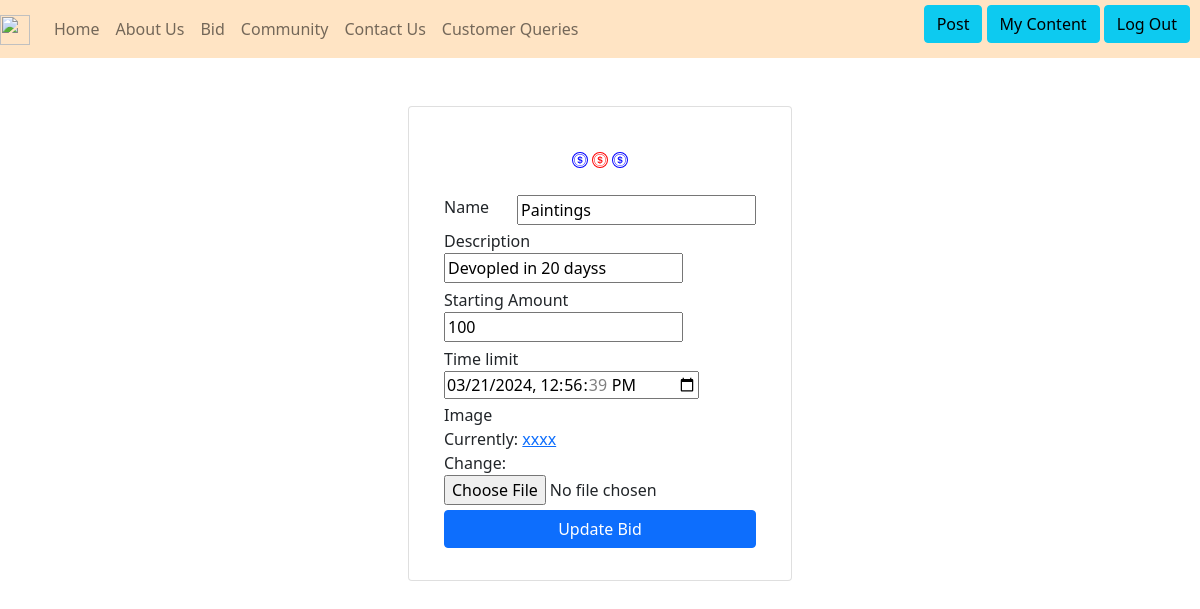
/bid/1 (signed in), run on the app's committed database.
### bid/models.py (models this page shows, shortened)
class BidPosts(models.Model):
    image = models.ImageField(upload_to='uploads/bid/')
    name = models.CharField(max_length=30)
    description = models.CharField(max_length=200)
    user_created =models.ForeignKey(User, on_delete=models.CASCADE, related_name='created_bids')
    user_assigned =models.ForeignKey(User, on_delete=models.CASCADE,  related_name='assigned_bids')
    amount_initial = models.IntegerField()
    amount_final = models.IntegerField()
    time_limit = models.DateTimeField()
    Status = models.IntegerField()

### bid/views.py (the view)
# urls.py: path('<int:post_id>', views.update_page_view, name='update_bid'),
def update_page_view(request, post_id):
    if request.user.is_authenticated:
        try:
            post = BidPosts.objects.get(id=post_id)
        except BidPosts.DoesNotExist:
            raise Http404("Post does not exist")
        if request.method == 'POST':
            form = BidCreation(request.POST)
            if form.is_valid():
                post.name = form.cleaned_data['name']
                post.description = form.cleaned_data['description']
                post.amount_initial = form.cleaned_data['amount_initial']
                post.time_limit = form.cleaned_data['time_limit']
                post.image = form.cleaned_data['image']
                post.save()
                return redirect('myposts')
        else:
            form = BidCreation(initial={
                'name': post.name,
                'description': post.description,
                'amount_initial': post.amount_initial,
                'time_limit': post.time_limit,
                'image': post.image
            })
        return render(request, 'update.html', {'form': form})
    return redirect('login')

### bid/forms.py
class BidCreation(forms.Form):
    image = forms.ImageField()
    min_length = 2
    max_length = 20
    message_lt_min = f"Should have at least {min_length} characters."
    message_ht_max = f"Should have at most{max_length} characters."
    name = forms.CharField(validators=[
    validators.MinLengthValidator(min_length, message_lt_min),
    validators.MaxLengthValidator(max_length, message_ht_max)
    ])
    max_length_des=200
    message_ht_max_des = f"Should have at most{max_length_des} characters."
    description = forms.CharField(validators=[
    validators.MinLengthValidator(min_length, message_lt_min),
    validators.MaxLengthValidator(max_length_des, message_ht_max_des)
    ])
    amount_initial= forms.IntegerField()
    def checktime(self,value):
        """Function for checking if the time is past"""
        if value<timezone.now():
            raise forms.ValidationError("Select a future time")
    time_limit = forms.DateTimeField(
        widget=forms.DateTimeInput(
            attrs={'type': 'datetime-local'}),
            validators=[checktime])
    class Meta:
        model = BidPosts
        fields = ['image', 'name','description','amount_initial', 'time_limit']

### bid/templates/update.html (shortened to what this page needs)
<!doctype html>
<html lang="en">
  <head>
    <link href="https://cdn.jsdelivr.net/npm/bootstrap@5.0.2/dist/css/bootstrap.min.css" rel="stylesheet">
  </head>
  <body>
    {% extends 'users/header.html' %}
    {% block content %}
    <div class="row d-flex justify-content-center" style="margin-top: 4%;">
        <div class="col-md-6 col-xl-4">
            <div class="card mb-5">
                <div class="card-body d-flex flex-column align-items-center">
                    <div class="bs-icon-xl bs-icon-circle bs-icon-primary bs-icon my-4">
                    </div>
                    <form method="post">
                      <div class="container">
                          <div class="row" style="margin-bottom: 1.5%;">
                              <div class="col">
                                  <label>Name</label>
                              </div>
                              <div class="col">
                                  {{ form.name }}
                              </div>
                          </div>
                          <div class="row" style="margin-bottom: 1.5%;">
                              <div class="col">
                                  <label>Description</label>
                              </div>
                              <div class="col">
                                  {{ form.description }}
                              </div>
                          </div>
                          <div class="row" style="margin-bottom: 1.5%;">
                              <div class="col">
                                  <label>Starting Amount</label>
                              </div>
                              <div class="col">
                                  {{ form.amount_initial }}
                              </div>
                          </div>
                          <div class="row" style="margin-bottom: 1.5%;">
                              <div class="col">
                                  <label>Time limit</label>
                              </div>
                              <div class="col">
                                  {{ form.time_limit }}
                              </div>
                          </div>
                          <div class="row" style="margin-bottom: 1.5%;">
                              <div class="col">
                                  <label>Image</label>
                              </div>
                              <div class="col">
                                  {{ form.image }}
                              </div>
                          </div>
                          <div class="mb-3"><button class="btn btn-primary d-block w-100" type="submit">Update Bid</button></div>
                      </div>
                  </form>
            </div>
        </div>
    </div>
    {% endblock content %}

### data on the page
BidPosts: name "Paintings", description "Devopled in 20 dayss", amount_initial "100", time_limit "03/21/2024 12:56:39"
